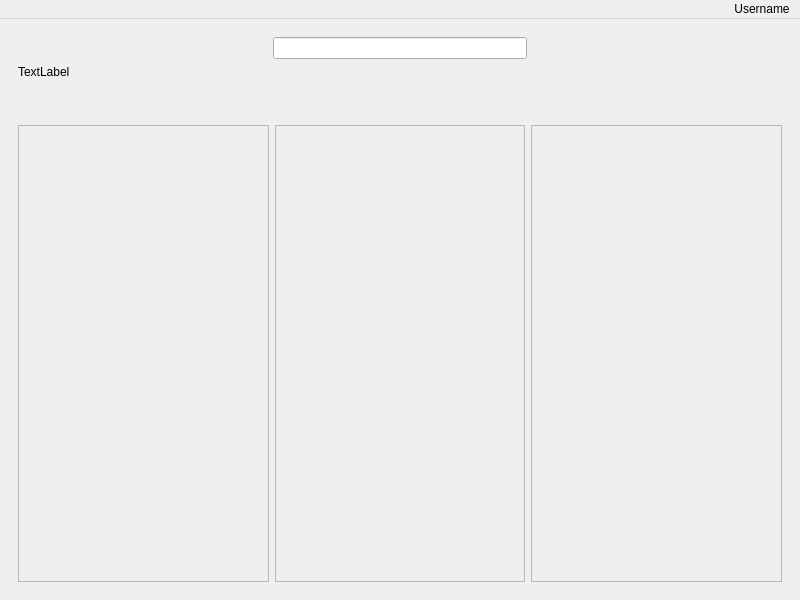
<?xml version="1.0" encoding="UTF-8"?>
<ui version="4.0">
 <class>MainWindow</class>
 <widget class="QMainWindow" name="MainWindow">
  <property name="geometry">
   <rect>
    <x>0</x>
    <y>0</y>
    <width>800</width>
    <height>600</height>
   </rect>
  </property>
  <property name="minimumSize">
   <size>
    <width>800</width>
    <height>600</height>
   </size>
  </property>
  <property name="maximumSize">
   <size>
    <width>800</width>
    <height>600</height>
   </size>
  </property>
  <property name="windowTitle">
   <string>MainWindow</string>
  </property>
  <widget class="QWidget" name="centralwidget">
   <layout class="QGridLayout" name="gridLayout_6">
    <item row="0" column="0">
     <widget class="QWidget" name="gridWidget" native="true">
      <layout class="QGridLayout" name="gridLayout">
       <item row="0" column="0">
        <layout class="QGridLayout" name="gridLayout_2">
         <item row="0" column="0">
          <spacer name="horizontalSpacer">
           <property name="orientation">
            <enum>Qt::Horizontal</enum>
           </property>
           <property name="sizeHint" stdset="0">
            <size>
             <width>40</width>
             <height>20</height>
            </size>
           </property>
          </spacer>
         </item>
         <item row="0" column="1">
          <widget class="QLineEdit" name="lineEdit"/>
         </item>
         <item row="0" column="2">
          <spacer name="horizontalSpacer_2">
           <property name="orientation">
            <enum>Qt::Horizontal</enum>
           </property>
           <property name="sizeHint" stdset="0">
            <size>
             <width>40</width>
             <height>20</height>
            </size>
           </property>
          </spacer>
         </item>
        </layout>
       </item>
       <item row="1" column="0">
        <widget class="QLabel" name="label">
         <property name="text">
          <string>TextLabel</string>
         </property>
        </widget>
       </item>
       <item row="3" column="0">
        <layout class="QHBoxLayout" name="horizontalLayout">
         <item>
          <layout class="QGridLayout" name="gridLayout_3">
           <item row="0" column="0">
            <widget class="QScrollArea" name="scrollArea">
             <property name="widgetResizable">
              <bool>true</bool>
             </property>
             <widget class="QWidget" name="scrollAreaWidgetContents">
              <property name="geometry">
               <rect>
                <x>0</x>
                <y>0</y>
                <width>235</width>
                <height>417</height>
               </rect>
              </property>
              <layout class="QGridLayout" name="gridLayout_5"/>
             </widget>
            </widget>
           </item>
          </layout>
         </item>
         <item>
          <widget class="QScrollArea" name="scrollArea_2">
           <property name="widgetResizable">
            <bool>true</bool>
           </property>
           <widget class="QWidget" name="scrollAreaWidgetContents_2">
            <property name="geometry">
             <rect>
              <x>0</x>
              <y>0</y>
              <width>238</width>
              <height>419</height>
             </rect>
            </property>
           </widget>
          </widget>
         </item>
         <item>
          <widget class="QScrollArea" name="scrollArea_3">
           <property name="widgetResizable">
            <bool>true</bool>
           </property>
           <widget class="QWidget" name="scrollAreaWidgetContents_3">
            <property name="geometry">
             <rect>
              <x>0</x>
              <y>0</y>
              <width>237</width>
              <height>419</height>
             </rect>
            </property>
           </widget>
          </widget>
         </item>
         <item>
          <layout class="QGridLayout" name="gridLayout_4"/>
         </item>
        </layout>
       </item>
       <item row="2" column="0">
        <spacer name="verticalSpacer">
         <property name="orientation">
          <enum>Qt::Vertical</enum>
         </property>
         <property name="sizeType">
          <enum>QSizePolicy::Minimum</enum>
         </property>
         <property name="sizeHint" stdset="0">
          <size>
           <width>20</width>
           <height>40</height>
          </size>
         </property>
        </spacer>
       </item>
      </layout>
     </widget>
    </item>
   </layout>
  </widget>
  <widget class="QMenuBar" name="menuBar">
   <property name="geometry">
    <rect>
     <x>0</x>
     <y>0</y>
     <width>800</width>
     <height>22</height>
    </rect>
   </property>
   <property name="layoutDirection">
    <enum>Qt::RightToLeft</enum>
   </property>
   <widget class="QMenu" name="menuUsername">
    <property name="title">
     <string>Username</string>
    </property>
    <addaction name="actionSerrings"/>
    <addaction name="separator"/>
    <addaction name="actionLogout"/>
   </widget>
   <addaction name="menuUsername"/>
  </widget>
  <action name="actionSerrings">
   <property name="text">
    <string>Settings</string>
   </property>
  </action>
  <action name="actionLogout">
   <property name="text">
    <string>Logout</string>
   </property>
  </action>
 </widget>
 <resources/>
 <connections/>
</ui>
